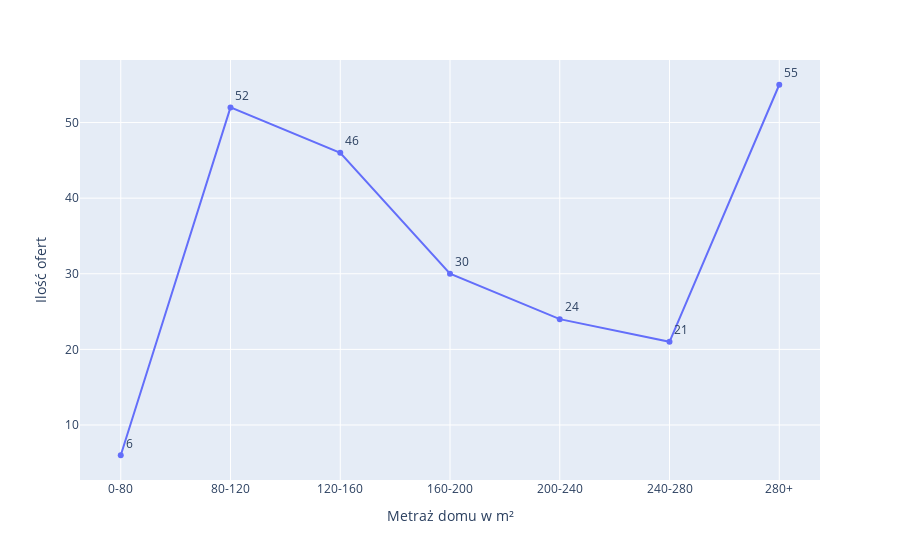

Write notebook code for a chart like this one.
### Code cell
D = dict({
    '0-80': 0,
    '80-120': 0,
    '120-160': 0,
    '160-200': 0,
    '200-240': 0,
    '240-280': 0,
    '280+': 0,
})
for i in data['Metry']:
    if i >= 0 and i < 80:
        D['0-80'] += 1
    elif i >= 80 and i < 120:
        D['80-120'] += 1
    elif i >= 120 and i < 160:
        D['120-160'] += 1
    elif i >= 160 and i < 200:
        D['160-200'] += 1
    elif i >= 200 and i < 240:
        D['200-240'] += 1
    elif i >= 240 and i < 280:
        D['240-280'] += 1
    elif i >= 280:
        D['280+'] += 1

df = pd.DataFrame.from_dict(D, orient='index')
df.index.name = 'Metraż domu w m²'
df.columns=['Ilość ofert']
fig = px.line(df, x=df.index, y='Ilość ofert', text='Ilość ofert')
fig.update_traces(textposition='top right')
fig.update_layout(showlegend=False)

fig.show()

### Figure 1 — Plotly figure (JSON) as saved in the notebook; plotly's stock layout.template omitted (floating-point values rounded to 4 significant figures)
{"data": [{"hovertemplate": "Metraż domu w m²=%{x}<br>Ilość ofert=%{text}<extra></extra>", "legendgroup": "", "line": {"color": "#636efa", "dash": "solid"}, "marker": {"symbol": "circle"}, "mode": "lines+markers+text", "name": "", "orientation": "v", "showlegend": false, "text": [6, 52, 46, 30, 24, 21, 55], "textposition": "top right", "type": "scatter", "x": ["0-80", "80-120", "120-160", "160-200", "200-240", "240-280", "280+"], "xaxis": "x", "y": [6, 52, 46, 30, 24, 21, 55], "yaxis": "y"}], "layout": {"legend": {"tracegroupgap": 0}, "margin": {"t": 60}, "showlegend": false, "xaxis": {"anchor": "y", "domain": [0, 1], "title": {"text": "Metraż domu w m²"}}, "yaxis": {"anchor": "x", "domain": [0, 1], "title": {"text": "Ilość ofert"}}}}
